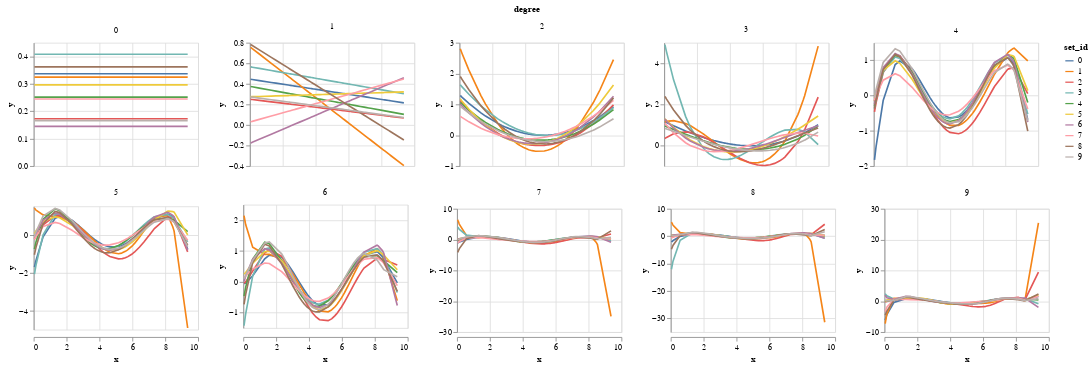

Source (notebook cell):
### Markdown cell above
Visualize predictions from models of different degrees trained on different datasets.

### Code cell
alt.Chart(df_preds, width=200, height=150).mark_line().encode(
    x="x", y="y", color="set_id:N"
).facet(facet="degree:O", columns=5).resolve_scale(y="independent")

### Figure 1 — Vega-Lite specification as saved in the notebook (floating-point values rounded to 4 significant figures; data arrays with more than 128 entries replaced by an {"elided": "..."} marker saying what was removed)
{"config": {"view": {"continuousWidth": 400, "continuousHeight": 300}}, "data": {"name": "data-d0b7df2bf683b71b8e39e82e5d5c3c7f"}, "facet": {"type": "ordinal", "field": "degree"}, "spec": {"mark": "line", "encoding": {"color": {"type": "nominal", "field": "set_id"}, "x": {"type": "quantitative", "field": "x"}, "y": {"type": "quantitative", "field": "y"}}, "height": 150, "width": 200}, "columns": 5, "resolve": {"scale": {"y": "independent"}}, "$schema": "https://vega.github.io/schema/vega-lite/v4.8.1.json", "datasets": {"data-d0b7df2bf683b71b8e39e82e5d5c3c7f": {"elided": "5000 records"}}}
